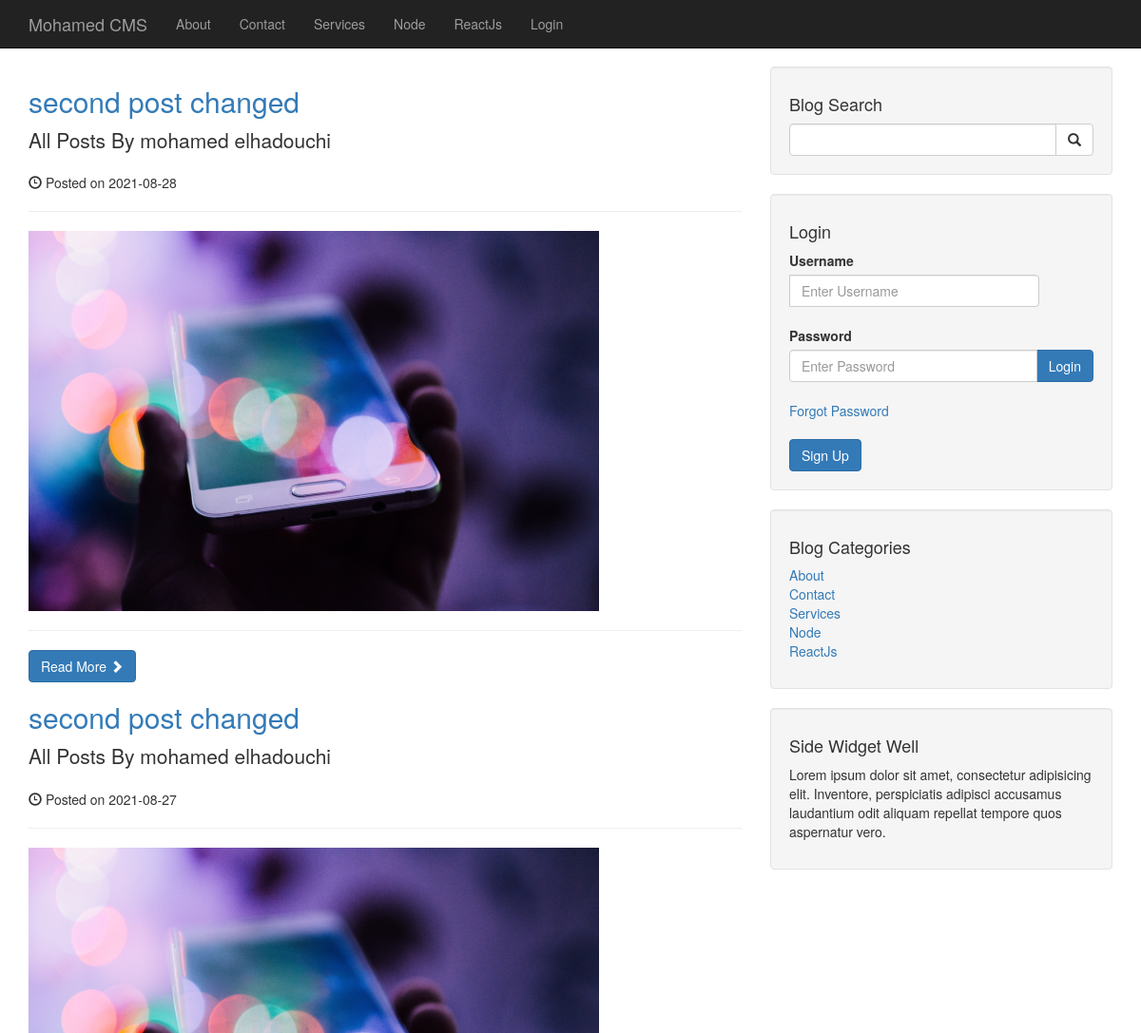
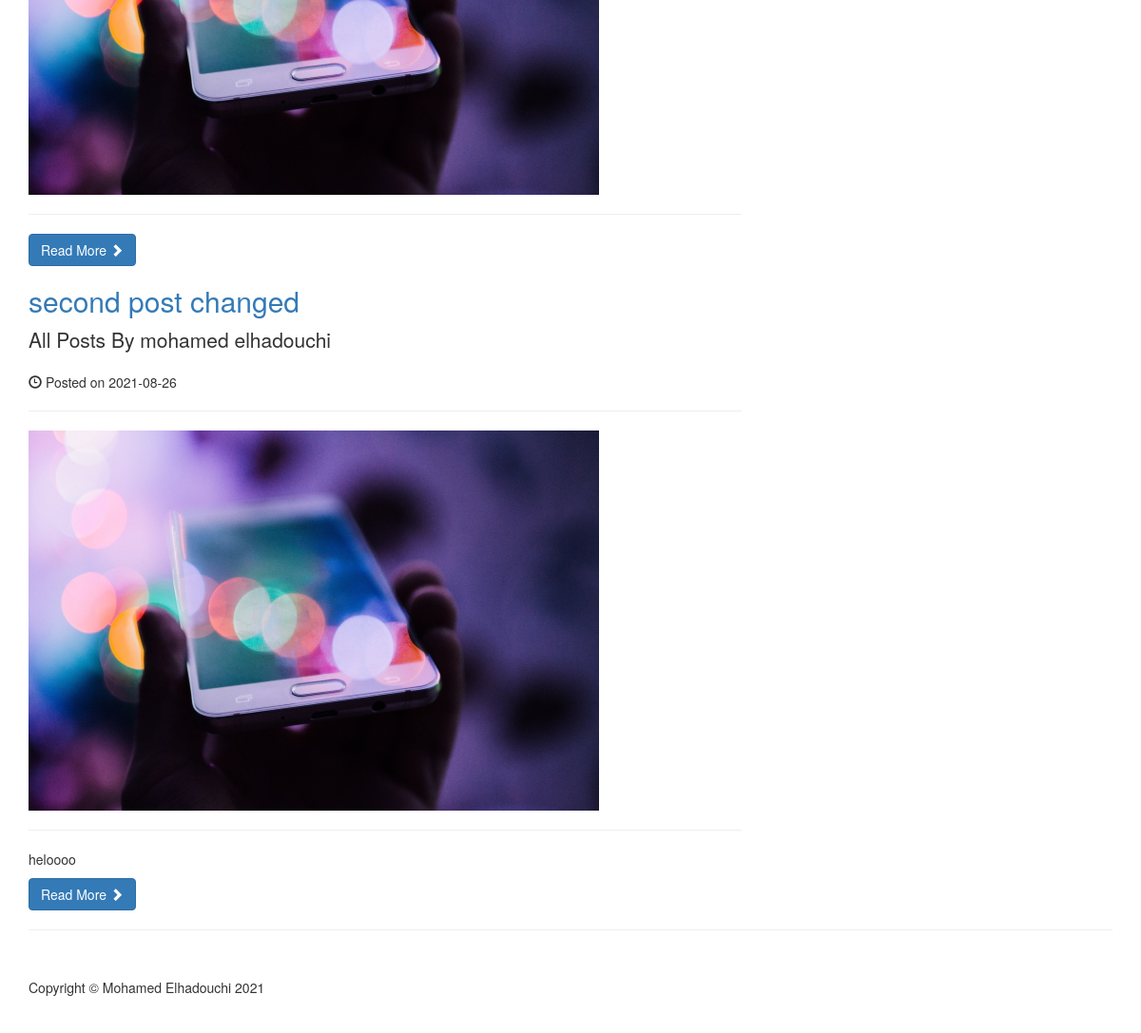
Screenshot of /author_posts.php?p_author=21 with the database file from the repository (2 pictures, top to bottom).
### tables this page shows
CREATE TABLE `categories` (
  `cat_id` int(11) NOT NULL,
  `cat_title` varchar(255) NOT NULL
);

CREATE TABLE `posts` (
  `post_id` int(11) NOT NULL,
  `post_category_id` int(11) NOT NULL,
  `post_title` varchar(255) NOT NULL,
  `post_author` varchar(255) NOT NULL,
  `post_date` date NOT NULL,
  `post_image` text NOT NULL,
  `post_content` text NOT NULL,
  `post_tags` varchar(255) NOT NULL,
  `post_comment_count` varchar(255) NOT NULL,
  `post_status` varchar(255) NOT NULL DEFAULT 'draft',
  `post_views_count` int(11) NOT NULL
);

CREATE TABLE `users` (
  `user_id` int(11) NOT NULL,
  `username` varchar(255) NOT NULL,
  `user_password` varchar(255) NOT NULL,
  `user_firstname` varchar(255) NOT NULL,
  `user_lastname` varchar(255) NOT NULL,
  `user_email` varchar(255) NOT NULL,
  `user_image` text NOT NULL,
  `user_role` varchar(255) NOT NULL,
  `token` text NOT NULL
);

### admin/functions.php (called while the page is built, shortened)
<?php
function isLogedIn($session)
{
    return false;
}

### author_posts.php (the view, shortened to what this page needs)
<?php include "includes/db.php";?>
<?php include "includes/header.php";?>
<?php include "includes/nav.php";?>
<div class="container">
  <div class="row">
    <div class="col-md-8">
      <?php
if (isset($_GET['p_author'])) {
    $p_author = mysqli_real_escape_string($connection, $_GET['p_author']);
    if (isset($_SESSION['user_role']) && $_SESSION['user_role'] == 'admin') {
        $query = "SELECT * FROM posts WHERE post_author = '{$p_author}' ORDER BY post_id DESC";
    } else {
        $query = "SELECT * FROM posts WHERE post_author = '{$p_author}' AND post_status = 'published' ORDER BY post_id DESC";
    }
    $select_all_posts_querys = mysqli_query($connection, $query);
    if (mysqli_num_rows($select_all_posts_querys) < 1) {
        header("Location: index.php");
    } else {
        while ($row = mysqli_fetch_assoc($select_all_posts_querys)) {
            $post_title = mysqli_real_escape_string($connection, $row['post_title']);
            $post_id = mysqli_real_escape_string($connection, $row['post_id']);
            $post_author = mysqli_real_escape_string($connection, $row['post_author']);
            $post_date = mysqli_real_escape_string($connection, $row['post_date']);
            $post_image = mysqli_real_escape_string($connection, $row['post_image']);
            $post_content = mysqli_real_escape_string($connection, substr($row['post_content'], 0, 400));
            ?>
      <h2>
        <a href="post.php?p_id=<?php echo $post_id;
            ?>"><?php echo $post_title;
            ?></a>
      </h2>
      <p class="lead">
        <?php
            $query = "SELECT * FROM users WHERE user_id = $post_author";
            $select_user_query = mysqli_query($connection, $query);
            while ($row = mysqli_fetch_assoc($select_user_query)) {
                $post_author = mysqli_real_escape_string($connection, $row['user_firstname'] . " " . $row['user_lastname']);
            }
            ?>
        All Posts By <?php echo $post_author; ?>
      </p>
      <p><span class="glyphicon glyphicon-time"></span> Posted on <?php echo $post_date; ?></p>
      <hr>
      <a href="post.php?p_id=<?php echo $post_id;
            ?>">
        <img class="img-responsive" src="images/<?php echo $post_image; ?>" alt="<?php echo $post_image; ?>">
      </a>
      <hr>
      <p><?php echo $post_content; ?></p>
      <a class="btn btn-primary" href="post.php?p_id=<?php echo $post_id ?>">Read More <span
          class="glyphicon glyphicon-chevron-right"></span></a>
      <?php
        }
    }
}?>
    </div>
    <?php include "includes/sidebar.php";?>
  </div>
  <hr>
  <?php include "includes/footer.php";?>

### includes/header.php (shortened to what this page needs)
<?php session_start();
include "admin/functions.php";
?>
<!DOCTYPE html>
<html lang="en">
<head>
  <link href="css/bootstrap.min.css" rel="stylesheet">
  <link href="css/blog-home.css" rel="stylesheet">
  <link href="css/style.css" rel="stylesheet">
</head>
<body>

### includes/nav.php (shortened to what this page needs)
<nav class="navbar navbar-inverse navbar-fixed-top" role="navigation">
  <div class="container">
    <div class="navbar-header">
      <a class="navbar-brand" href="index.php">Mohamed CMS</a>
    </div>
    <div class="collapse navbar-collapse" id="bs-example-navbar-collapse-1">
      <ul class="nav navbar-nav">
        <?php
$query = "SELECT * FROM categories";
$select_all_cat_querys = mysqli_query($connection, $query);
while ($row = mysqli_fetch_assoc($select_all_cat_querys)) {
    $cat_title = mysqli_real_escape_string($connection, $row['cat_title']);
    $cat_id = mysqli_real_escape_string($connection, $row['cat_id']);
    $cat_class = '';
    echo "<li class='$cat_class'><a  href='categories.php?c_id={$cat_id}'>{$cat_title}</a></li>";
}
?>
        <?php
if (!isLogedIn($_SESSION['user_role'])) {
    echo "<li><a href='login.php'>Login</a></li>";
}
?>
      </ul>
    </div>
  </div>
</nav>

### includes/sidebar.php
<div class="col-md-4">
  <div class="well">
    <h4>Blog Search</h4>
    <form action="search.php" method="POST">
      <div class="input-group">
        <input type="text" name="search" class="form-control">
        <span class="input-group-btn">
          <button class="btn btn-default" type="submit" name="submit">
            <span class="glyphicon glyphicon-search"></span>
          </button>
        </span>
      </div>
    </form>
  </div>
  <div class="well">
    <?php
if (isset($_SESSION['user_role'])) {
    echo " <h4>Loged In As " . $_SESSION['firstname'] . " " . $_SESSION['lastname'] . "</h4>";
    ?>
    <a href="includes/logout.php" class="btn btn-primary">Logout</a>
    <?php
} else {
    ?><h4>Login</h4>
    <form action="login.php" method="POST">
      <div class="input-group">
        <label for="username">Username</label>
        <input type="text" name="username" id="username" class="form-control" placeholder="Enter Username">
      </div>
      <br>
      <label for="password">Password</label>
      <div class="input-group">
        <input type="password" name="password" id="password" class="form-control" placeholder="Enter Password">
        <span class="input-group-btn">
          <button class="btn btn-primary" name="login" type="submit">Login</button>
        </span>
      </div>
      <div class="input-group">
        <br>
        <a href="forgot.php?forgot=<?php echo uniqid(true); ?>">Forgot Password</a>
      </div>
      <br>
      <?php
    if (!isset($_SESSION['user_role'])) {
        echo "<a  class='btn btn-primary' href='registration.php' role='button' >Sign Up</a>";
    }
    ?>
    </form>
    <?php
}
?>
  </div>
  <?php
$query = "SELECT * FROM categories";
$select_sidbar_cat_querys = mysqli_query($connection, $query);
?>
  <div class="well">
    <h4>Blog Categories</h4>
    <div class="row">
      <div class="col-lg-12">
        <ul class="list-unstyled">
          <?php
while ($row = mysqli_fetch_assoc($select_sidbar_cat_querys)) {
    $cat_title = mysqli_real_escape_string($connection, $row['cat_title']);
    $cat_id = mysqli_real_escape_string($connection, $row['cat_id']);
    echo "<li><a href='categories.php?c_id={$cat_id}'>{$cat_title}</a></li>";
}
?>
        </ul>
      </div>
    </div>
  </div>
  <?php include "widget.php";?>
</div>

### includes/widget.php
<div class="well">
    <h4>Side Widget Well</h4>
    <p>Lorem ipsum dolor sit amet, consectetur adipisicing elit. Inventore, perspiciatis adipisci accusamus
        laudantium odit aliquam repellat tempore quos aspernatur vero.</p>
</div>

### includes/footer.php (shortened to what this page needs)
<footer>
  <div class="row">
    <div class="col-lg-12">
      <p>Copyright &copy; Mohamed Elhadouchi 2021</p>
    </div>
  </div>
</footer>
</div>
</body>
</html>

### css/blog-home.css (style rules this page uses)
body { padding-top: 70px; }
footer { margin: 50px 0; }

### rows the page displays
categories: cat_title "About"
categories: cat_title "Contact"
categories: cat_title "Services"
categories: cat_title "Node"
categories: cat_title "ReactJs"
posts: post_title "second post changed", users.user_firstname+user_lastname "mohamed elhadouchi", post_date "2021-08-28", post_image (picture)
posts: post_title "second post changed", users.user_firstname+user_lastname "mohamed elhadouchi", post_date "2021-08-27", post_image (picture)
posts: post_title "second post changed", users.user_firstname+user_lastname "mohamed elhadouchi", post_date "2021-08-26", post_image (picture), post_content "heloooo"
